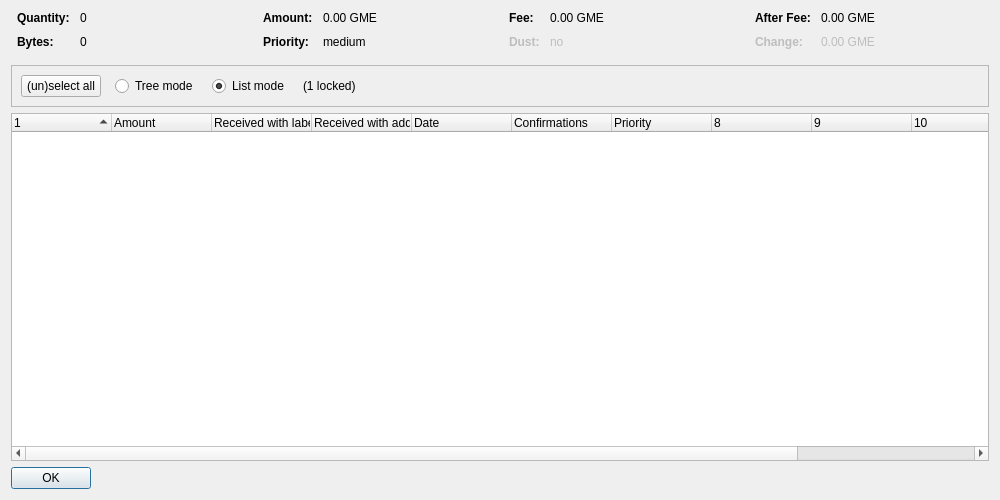
<?xml version="1.0" encoding="UTF-8"?>
<ui version="4.0">
 <class>CoinControlDialog</class>
 <widget class="QDialog" name="CoinControlDialog">
  <property name="geometry">
   <rect>
    <x>0</x>
    <y>0</y>
    <width>1000</width>
    <height>500</height>
   </rect>
  </property>
  <property name="windowTitle">
   <string>Coin Selection</string>
  </property>
  <layout class="QVBoxLayout" name="verticalLayout">
   <item>
    <layout class="QHBoxLayout" name="horizontalLayoutTop" stretch="0,0,0,0">
     <property name="topMargin">
      <number>0</number>
     </property>
     <property name="bottomMargin">
      <number>10</number>
     </property>
     <item>
      <layout class="QFormLayout" name="formLayoutCoinControl1">
       <property name="horizontalSpacing">
        <number>10</number>
       </property>
       <property name="verticalSpacing">
        <number>10</number>
       </property>
       <property name="leftMargin">
        <number>6</number>
       </property>
       <property name="rightMargin">
        <number>6</number>
       </property>
       <item row="0" column="0">
        <widget class="QLabel" name="labelCoinControlQuantityText">
         <property name="font">
          <font>
           <weight>75</weight>
           <bold>true</bold>
          </font>
         </property>
         <property name="text">
          <string>Quantity:</string>
         </property>
        </widget>
       </item>
       <item row="0" column="1">
        <widget class="QLabel" name="labelCoinControlQuantity">
         <property name="cursor">
          <cursorShape>IBeamCursor</cursorShape>
         </property>
         <property name="contextMenuPolicy">
          <enum>Qt::ActionsContextMenu</enum>
         </property>
         <property name="text">
          <string notr="true">0</string>
         </property>
         <property name="textInteractionFlags">
          <set>Qt::LinksAccessibleByMouse|Qt::TextSelectableByKeyboard|Qt::TextSelectableByMouse</set>
         </property>
        </widget>
       </item>
       <item row="1" column="0">
        <widget class="QLabel" name="labelCoinControlBytesText">
         <property name="font">
          <font>
           <weight>75</weight>
           <bold>true</bold>
          </font>
         </property>
         <property name="text">
          <string>Bytes:</string>
         </property>
        </widget>
       </item>
       <item row="1" column="1">
        <widget class="QLabel" name="labelCoinControlBytes">
         <property name="cursor">
          <cursorShape>IBeamCursor</cursorShape>
         </property>
         <property name="contextMenuPolicy">
          <enum>Qt::ActionsContextMenu</enum>
         </property>
         <property name="text">
          <string notr="true">0</string>
         </property>
         <property name="textInteractionFlags">
          <set>Qt::LinksAccessibleByMouse|Qt::TextSelectableByKeyboard|Qt::TextSelectableByMouse</set>
         </property>
        </widget>
       </item>
      </layout>
     </item>
     <item>
      <layout class="QFormLayout" name="formLayoutCoinControl2">
       <property name="horizontalSpacing">
        <number>10</number>
       </property>
       <property name="verticalSpacing">
        <number>10</number>
       </property>
       <property name="leftMargin">
        <number>6</number>
       </property>
       <property name="rightMargin">
        <number>6</number>
       </property>
       <item row="0" column="0">
        <widget class="QLabel" name="labelCoinControlAmountText">
         <property name="font">
          <font>
           <weight>75</weight>
           <bold>true</bold>
          </font>
         </property>
         <property name="text">
          <string>Amount:</string>
         </property>
        </widget>
       </item>
       <item row="0" column="1">
        <widget class="QLabel" name="labelCoinControlAmount">
         <property name="cursor">
          <cursorShape>IBeamCursor</cursorShape>
         </property>
         <property name="contextMenuPolicy">
          <enum>Qt::ActionsContextMenu</enum>
         </property>
         <property name="text">
          <string notr="true">0.00 GME</string>
         </property>
         <property name="textInteractionFlags">
          <set>Qt::LinksAccessibleByMouse|Qt::TextSelectableByKeyboard|Qt::TextSelectableByMouse</set>
         </property>
        </widget>
       </item>
       <item row="1" column="0">
        <widget class="QLabel" name="labelCoinControlPriorityText">
         <property name="font">
          <font>
           <weight>75</weight>
           <bold>true</bold>
          </font>
         </property>
         <property name="text">
          <string>Priority:</string>
         </property>
        </widget>
       </item>
       <item row="1" column="1">
        <widget class="QLabel" name="labelCoinControlPriority">
         <property name="cursor">
          <cursorShape>IBeamCursor</cursorShape>
         </property>
         <property name="contextMenuPolicy">
          <enum>Qt::ActionsContextMenu</enum>
         </property>
         <property name="text">
          <string notr="true">medium</string>
         </property>
         <property name="textInteractionFlags">
          <set>Qt::LinksAccessibleByMouse|Qt::TextSelectableByKeyboard|Qt::TextSelectableByMouse</set>
         </property>
        </widget>
       </item>
      </layout>
     </item>
     <item>
      <layout class="QFormLayout" name="formLayoutCoinControl3">
       <property name="horizontalSpacing">
        <number>10</number>
       </property>
       <property name="verticalSpacing">
        <number>10</number>
       </property>
       <property name="leftMargin">
        <number>6</number>
       </property>
       <property name="rightMargin">
        <number>6</number>
       </property>
       <item row="0" column="0">
        <widget class="QLabel" name="labelCoinControlFeeText">
         <property name="font">
          <font>
           <weight>75</weight>
           <bold>true</bold>
          </font>
         </property>
         <property name="text">
          <string>Fee:</string>
         </property>
        </widget>
       </item>
       <item row="0" column="1">
        <widget class="QLabel" name="labelCoinControlFee">
         <property name="cursor">
          <cursorShape>IBeamCursor</cursorShape>
         </property>
         <property name="contextMenuPolicy">
          <enum>Qt::ActionsContextMenu</enum>
         </property>
         <property name="text">
          <string notr="true">0.00 GME</string>
         </property>
         <property name="textInteractionFlags">
          <set>Qt::LinksAccessibleByMouse|Qt::TextSelectableByKeyboard|Qt::TextSelectableByMouse</set>
         </property>
        </widget>
       </item>
       <item row="1" column="0">
        <widget class="QLabel" name="labelCoinControlLowOutputText">
         <property name="enabled">
          <bool>false</bool>
         </property>
         <property name="font">
          <font>
           <weight>75</weight>
           <bold>true</bold>
          </font>
         </property>
         <property name="text">
          <string>Dust:</string>
         </property>
        </widget>
       </item>
       <item row="1" column="1">
        <widget class="QLabel" name="labelCoinControlLowOutput">
         <property name="enabled">
          <bool>false</bool>
         </property>
         <property name="cursor">
          <cursorShape>IBeamCursor</cursorShape>
         </property>
         <property name="contextMenuPolicy">
          <enum>Qt::ActionsContextMenu</enum>
         </property>
         <property name="text">
          <string notr="true">no</string>
         </property>
         <property name="textInteractionFlags">
          <set>Qt::LinksAccessibleByMouse|Qt::TextSelectableByKeyboard|Qt::TextSelectableByMouse</set>
         </property>
        </widget>
       </item>
      </layout>
     </item>
     <item>
      <layout class="QFormLayout" name="formLayoutCoinControl4">
       <property name="horizontalSpacing">
        <number>10</number>
       </property>
       <property name="verticalSpacing">
        <number>10</number>
       </property>
       <property name="leftMargin">
        <number>6</number>
       </property>
       <property name="rightMargin">
        <number>6</number>
       </property>
       <item row="0" column="0">
        <widget class="QLabel" name="labelCoinControlAfterFeeText">
         <property name="font">
          <font>
           <weight>75</weight>
           <bold>true</bold>
          </font>
         </property>
         <property name="text">
          <string>After Fee:</string>
         </property>
        </widget>
       </item>
       <item row="0" column="1">
        <widget class="QLabel" name="labelCoinControlAfterFee">
         <property name="cursor">
          <cursorShape>IBeamCursor</cursorShape>
         </property>
         <property name="contextMenuPolicy">
          <enum>Qt::ActionsContextMenu</enum>
         </property>
         <property name="text">
          <string notr="true">0.00 GME</string>
         </property>
         <property name="textInteractionFlags">
          <set>Qt::LinksAccessibleByMouse|Qt::TextSelectableByKeyboard|Qt::TextSelectableByMouse</set>
         </property>
        </widget>
       </item>
       <item row="1" column="0">
        <widget class="QLabel" name="labelCoinControlChangeText">
         <property name="enabled">
          <bool>false</bool>
         </property>
         <property name="font">
          <font>
           <weight>75</weight>
           <bold>true</bold>
          </font>
         </property>
         <property name="text">
          <string>Change:</string>
         </property>
        </widget>
       </item>
       <item row="1" column="1">
        <widget class="QLabel" name="labelCoinControlChange">
         <property name="enabled">
          <bool>false</bool>
         </property>
         <property name="cursor">
          <cursorShape>IBeamCursor</cursorShape>
         </property>
         <property name="contextMenuPolicy">
          <enum>Qt::ActionsContextMenu</enum>
         </property>
         <property name="text">
          <string notr="true">0.00 GME</string>
         </property>
         <property name="textInteractionFlags">
          <set>Qt::LinksAccessibleByMouse|Qt::TextSelectableByKeyboard|Qt::TextSelectableByMouse</set>
         </property>
        </widget>
       </item>
      </layout>
     </item>
    </layout>
   </item>
   <item>
    <widget class="QFrame" name="frame">
     <property name="minimumSize">
      <size>
       <width>0</width>
       <height>40</height>
      </size>
     </property>
     <property name="frameShape">
      <enum>QFrame::StyledPanel</enum>
     </property>
     <property name="frameShadow">
      <enum>QFrame::Sunken</enum>
     </property>
     <layout class="QHBoxLayout" name="horizontalLayout">
      <item>
       <layout class="QHBoxLayout" name="horizontalLayoutPanel" stretch="0,0,0,0,0">
        <property name="spacing">
         <number>14</number>
        </property>
        <item>
         <widget class="QPushButton" name="pushButtonSelectAll">
          <property name="sizePolicy">
           <sizepolicy hsizetype="Maximum" vsizetype="Fixed">
            <horstretch>0</horstretch>
            <verstretch>0</verstretch>
           </sizepolicy>
          </property>
          <property name="text">
           <string>(un)select all</string>
          </property>
          <property name="autoDefault">
           <bool>false</bool>
          </property>
         </widget>
        </item>
        <item>
         <widget class="QRadioButton" name="radioTreeMode">
          <property name="sizePolicy">
           <sizepolicy hsizetype="Maximum" vsizetype="Fixed">
            <horstretch>0</horstretch>
            <verstretch>0</verstretch>
           </sizepolicy>
          </property>
          <property name="text">
           <string>Tree mode</string>
          </property>
         </widget>
        </item>
        <item>
         <widget class="QRadioButton" name="radioListMode">
          <property name="sizePolicy">
           <sizepolicy hsizetype="Maximum" vsizetype="Fixed">
            <horstretch>0</horstretch>
            <verstretch>0</verstretch>
           </sizepolicy>
          </property>
          <property name="text">
           <string>List mode</string>
          </property>
          <property name="checked">
           <bool>true</bool>
          </property>
         </widget>
        </item>
        <item>
         <widget class="QLabel" name="labelLocked">
          <property name="text">
           <string notr="true">(1 locked)</string>
          </property>
         </widget>
        </item>
        <item>
         <spacer name="horizontalSpacer">
          <property name="orientation">
           <enum>Qt::Horizontal</enum>
          </property>
          <property name="sizeHint" stdset="0">
           <size>
            <width>40</width>
            <height>20</height>
           </size>
          </property>
         </spacer>
        </item>
       </layout>
      </item>
     </layout>
    </widget>
   </item>
   <item>
    <widget class="CoinControlTreeWidget" name="treeWidget">
     <property name="contextMenuPolicy">
      <enum>Qt::CustomContextMenu</enum>
     </property>
     <property name="sortingEnabled">
      <bool>false</bool>
     </property>
     <property name="columnCount">
      <number>12</number>
     </property>
     <attribute name="headerShowSortIndicator" stdset="0">
      <bool>true</bool>
     </attribute>
     <attribute name="headerStretchLastSection">
      <bool>false</bool>
     </attribute>
     <column>
      <property name="text">
       <string/>
      </property>
     </column>
     <column>
      <property name="text">
       <string>Amount</string>
      </property>
     </column>
     <column>
      <property name="text">
       <string>Received with label</string>
      </property>
     </column>
     <column>
      <property name="text">
       <string>Received with address</string>
      </property>
     </column>
     <column>
      <property name="text">
       <string>Date</string>
      </property>
     </column>
     <column>
      <property name="text">
       <string>Confirmations</string>
      </property>
      <property name="toolTip">
       <string>Confirmed</string>
      </property>
     </column>
     <column>
      <property name="text">
       <string>Priority</string>
      </property>
     </column>
     <column>
      <property name="text">
       <string/>
      </property>
     </column>
     <column>
      <property name="text">
       <string/>
      </property>
     </column>
     <column>
      <property name="text">
       <string/>
      </property>
     </column>
     <column>
      <property name="text">
       <string/>
      </property>
     </column>
     <column>
      <property name="text">
       <string/>
      </property>
     </column>
    </widget>
   </item>
   <item>
    <widget class="QDialogButtonBox" name="buttonBox">
     <property name="sizePolicy">
      <sizepolicy hsizetype="Maximum" vsizetype="Fixed">
       <horstretch>0</horstretch>
       <verstretch>0</verstretch>
      </sizepolicy>
     </property>
     <property name="orientation">
      <enum>Qt::Horizontal</enum>
     </property>
     <property name="standardButtons">
      <set>QDialogButtonBox::Ok</set>
     </property>
    </widget>
   </item>
  </layout>
 </widget>
 <customwidgets>
  <customwidget>
   <class>CoinControlTreeWidget</class>
   <extends>QTreeWidget</extends>
   <header>coincontroltreewidget.h</header>
  </customwidget>
 </customwidgets>
 <resources/>
 <connections/>
</ui>
